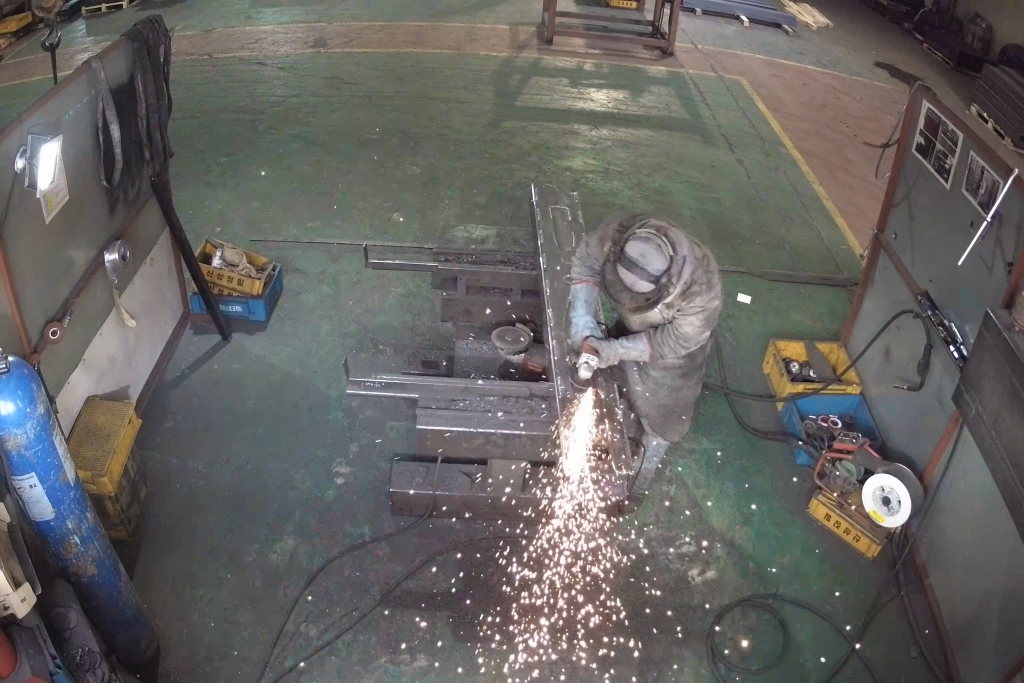
#> input picture YOLOv4-Darknet/test/cctv5-1-1.jpg, 3072 x 2048 px, given in place of predictions.jpg, which was not available (shown at 1/3 size)
$ jupyter execute --allow-errors YOLOv4-Darknet-Roboflow.ipynb   (shell and % lines are left out)   (text cells are left out)
#> lines starting #> are read from the running program, lines starting #| are printed output that depends on the picture
[cell 1]
# CUDA: Let's check that Nvidia CUDA drivers are already pre-installed and which version is it.
# We need to install the correct cuDNN according to this output

[cell 2]
# This cell ensures you have the correct architecture for your respective GPU
# If you command is not found, look through these GPUs, find the respective
# GPU and add them to the archTypes dictionary

# Tesla V100
# ARCH= -gencode arch=compute_70,code=[sm_70,compute_70]

# Tesla K80
# ARCH= -gencode arch=compute_37,code=sm_37

# GeForce RTX 2080 Ti, RTX 2080, RTX 2070, Quadro RTX 8000, Quadro RTX 6000, Quadro RTX 5000, Tesla T4, XNOR Tensor Cores
# ARCH= -gencode arch=compute_75,code=[sm_75,compute_75]

# Jetson XAVIER
# ARCH= -gencode arch=compute_72,code=[sm_72,compute_72]

# GTX 1080, GTX 1070, GTX 1060, GTX 1050, GTX 1030, Titan Xp, Tesla P40, Tesla P4
# ARCH= -gencode arch=compute_61,code=sm_61

# GP100/Tesla P100 - DGX-1
# ARCH= -gencode arch=compute_60,code=sm_60

# For Jetson TX1, Tegra X1, DRIVE CX, DRIVE PX - uncomment:
# ARCH= -gencode arch=compute_53,code=[sm_53,compute_53]

# For Jetson Tx2 or Drive-PX2 uncomment:
# ARCH= -gencode arch=compute_62,code=[sm_62,compute_62]
import os
os.environ['GPU_TYPE'] = str(os.popen('nvidia-smi --query-gpu=name --format=csv,noheader').read())

def getGPUArch(argument):
  try:
    argument = argument.strip()
    # All Colab GPUs
    archTypes = {
        "Tesla V100-SXM2-16GB": "-gencode arch=compute_70,code=[sm_70,compute_70]",
        "Tesla K80": "-gencode arch=compute_37,code=sm_37",
        "Tesla T4": "-gencode arch=compute_75,code=[sm_75,compute_75]",
        "Tesla P40": "-gencode arch=compute_61,code=sm_61",
        "Tesla P4": "-gencode arch=compute_61,code=sm_61",
        "Tesla P100-PCIE-16GB": "-gencode arch=compute_60,code=sm_60"

      }
    return archTypes[argument]
  except KeyError:
    return "GPU must be added to GPU Commands"
os.environ['ARCH_VALUE'] = getGPUArch(os.environ['GPU_TYPE'])

print("GPU Type: " + os.environ['GPU_TYPE'])
print("ARCH Value: " + os.environ['ARCH_VALUE'])

[cell 3]
%cd /content/

[cell 4]
#we clone the fork of darknet maintained by roboflow
#small changes have been made to configure darknet for training

[cell 5]
%cd /content/darknet/

#> (a cell that did not finish here is left out)

[cell 7]
#install environment from the Makefile
#note if you are on Colab Pro this works on a P100 GPU
#if you are on Colab free, you may need to change the Makefile for the K80 GPU
#this goes for any GPU, you need to change the Makefile to inform darknet which GPU you are running on.
#note the Makefile above should work for you, if you need to tweak, try the below
%cd /content/darknet/

[cell 8]
#download the newly released yolov4 ConvNet weights
%cd /content/darknet

[cell 9]
#if you already have YOLO darknet format, you can skip this step
%cd /content/darknet

[cell 10]
#Set up training file directories for custom dataset
%cd /content/darknet/
#copy image and labels


with open('data/obj.data', 'w') as out:
  out.write('classes = 3\n')
  out.write('train = data/train.txt\n')
  out.write('valid = data/valid.txt\n')
  out.write('names = data/obj.names\n')
  out.write('backup = backup/')

#write train file (just the image list)
import os

with open('data/train.txt', 'w') as out:
  for img in [f for f in os.listdir('train') if f.endswith('jpg')]:
    out.write('data/obj/' + img + '\n')

#write the valid file (just the image list)
import os

with open('data/valid.txt', 'w') as out:
  for img in [f for f in os.listdir('valid') if f.endswith('jpg')]:
    out.write('data/obj/' + img + '\n')

[cell 11]
#we build config dynamically based on number of classes
#we build iteratively from base config files. This is the same file shape as cfg/yolo-obj.cfg
def file_len(fname):
  with open(fname) as f:
    for i, l in enumerate(f):
      pass
  return i + 1

#> (the rest of this cell did not finish here and is left out)

[cell 12]
#here is the file that was just written.
#you may consider adjusting certain things

#like the number of subdivisions 64 runs faster but Colab GPU may not be big enough
#if Colab GPU memory is too small, you will need to adjust subdivisions to 16

[cell 13]
#If you get CUDA out of memory adjust subdivisions above!
#adjust max batches down for shorter training above

[cell 14]
#define utility function
def imShow(path):
#> called with path = '/content/darknet/predictions.jpg'
  import cv2
  import matplotlib.pyplot as plt
  %matplotlib inline

  image = cv2.imread(path)
#> image is the input picture: shape (2048, 3072, 3); mean B, G, R 97.7, 99.8, 101.5
  height, width = image.shape[:2]
#> height = 2048; width = 3072
  resized_image = cv2.resize(image,(3*width, 3*height), interpolation = cv2.INTER_CUBIC)

  fig = plt.gcf()
  fig.set_size_inches(18, 10)
  plt.axis("off")
  #plt.rcParams['figure.figsize'] = [10, 5]
  plt.imshow(cv2.cvtColor(resized_image, cv2.COLOR_BGR2RGB))
  plt.show()
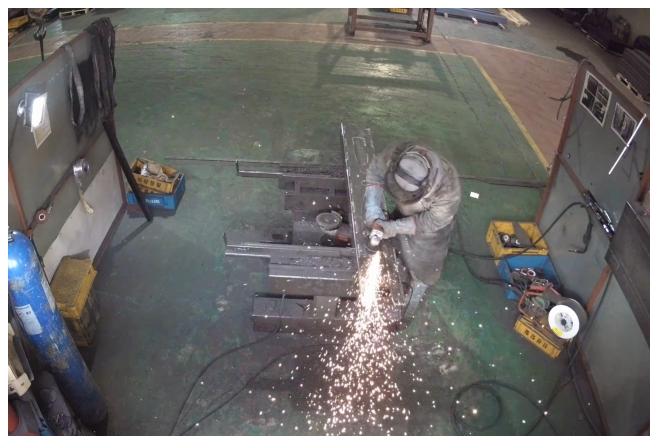
#> figure drawn by matplotlib, 1 panel

[cell 15]
#check if weigths have saved yet
#backup houses the last weights for our detector
#(file yolo-obj_last.weights will be saved to the build\darknet\x64\backup\ for each 100 iterations)
#(file yolo-obj_xxxx.weights will be saved to the build\darknet\x64\backup\ for each 1000 iterations)
#After training is complete - get result yolo-obj_final.weights from path build\darknet\x64\bac
#if it is empty you haven't trained for long enough yet, you need to train for at least 100 iterations

[cell 16]
#coco.names is hardcoded somewhere in the detector

[cell 17]
#/test has images that we can test our detector on
test_images = [f for f in os.listdir('test') if f.endswith('.jpg')]
import random
#> (the rest of this cell did not finish here and is left out)

[cell 18]
imShow('/content/darknet/predictions.jpg')

[cell 19]
imShow('/content/darknet/predictions.jpg')

[cell 20]
imShow('/content/darknet/predictions.jpg')

$ run again, on YOLOv4-Darknet/test/cctv5-1-4.jpg
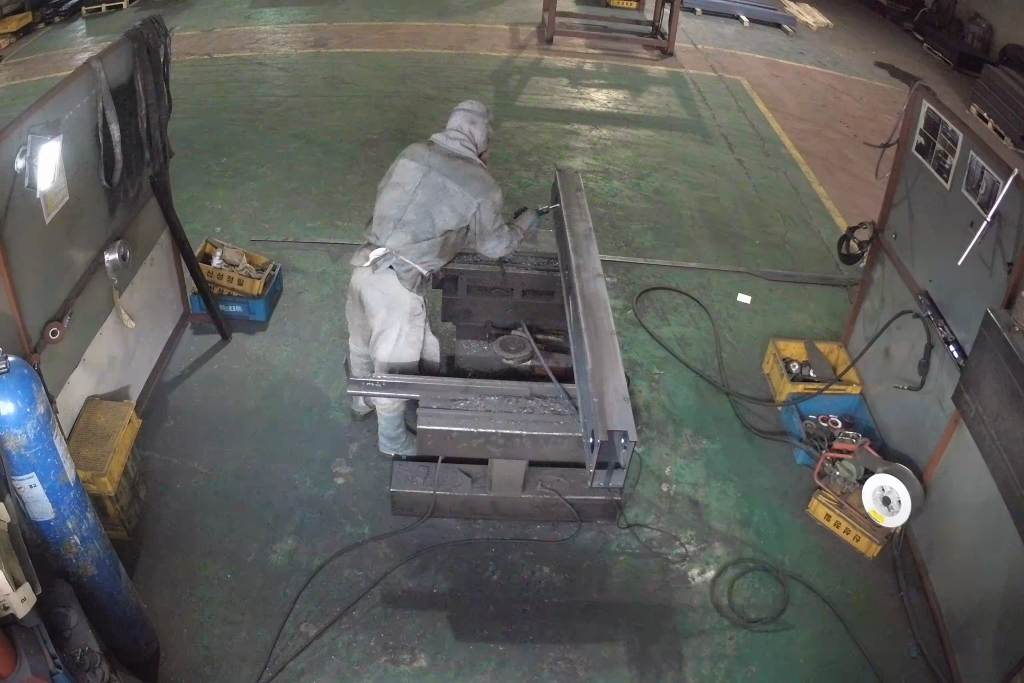
#> input picture YOLOv4-Darknet/test/cctv5-1-4.jpg, 3072 x 2048 px, given in place of predictions.jpg, which was not available (shown at 1/3 size)
#> in imShow, image is the input picture: shape (2048, 3072, 3); mean B, G, R 91.1, 94.3, 94.1
#> in imShow, `plt.show()`:
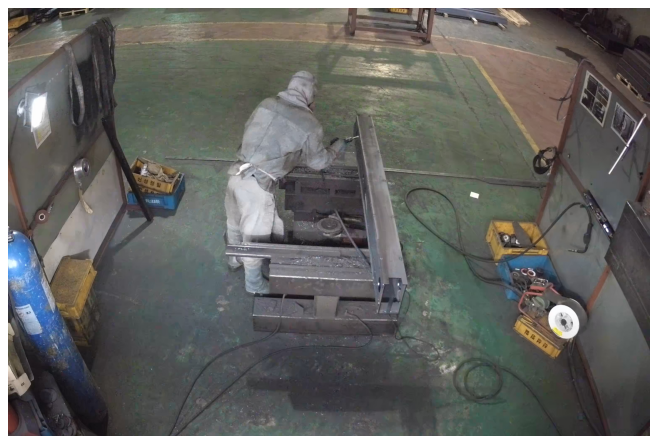
#> figure drawn by matplotlib, 1 panel

$ run again, on YOLOv4-Darknet/test/cctv5-1-5.jpg
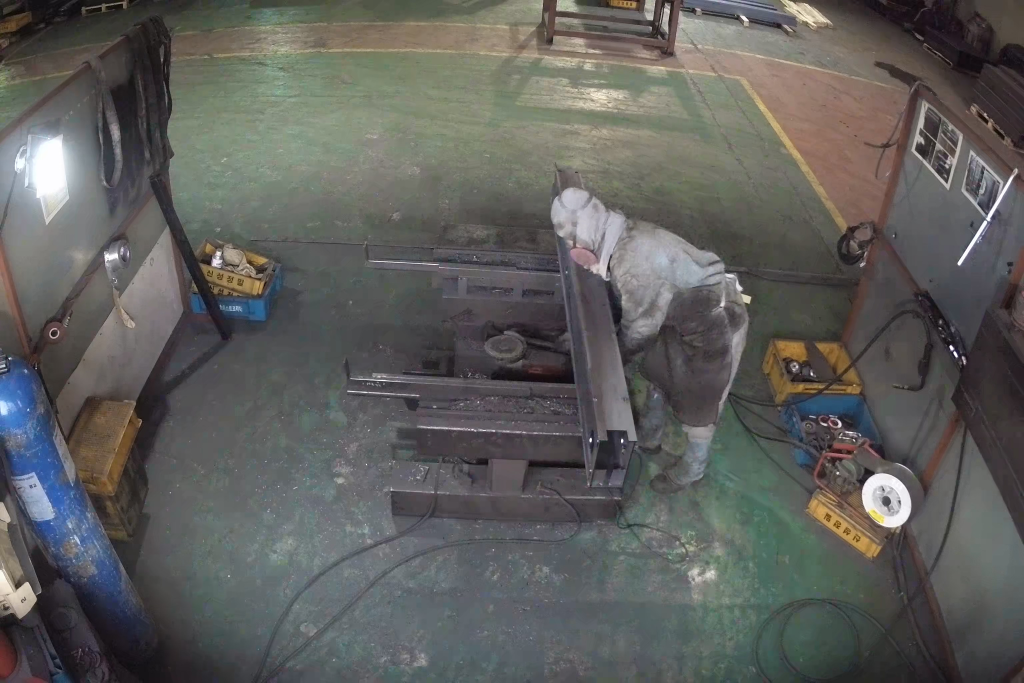
#> input picture YOLOv4-Darknet/test/cctv5-1-5.jpg, 3072 x 2048 px, given in place of predictions.jpg, which was not available (shown at 1/3 size)
#> in imShow, image is the input picture: shape (2048, 3072, 3); mean B, G, R 92.4, 94.9, 95
#> in imShow, `plt.show()`:
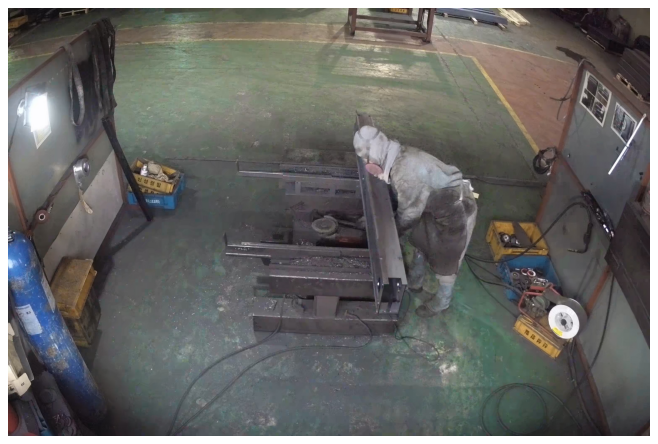
#> figure drawn by matplotlib, 1 panel

$ run again, on YOLOv4-Darknet/test/cctv5-1-6.jpg
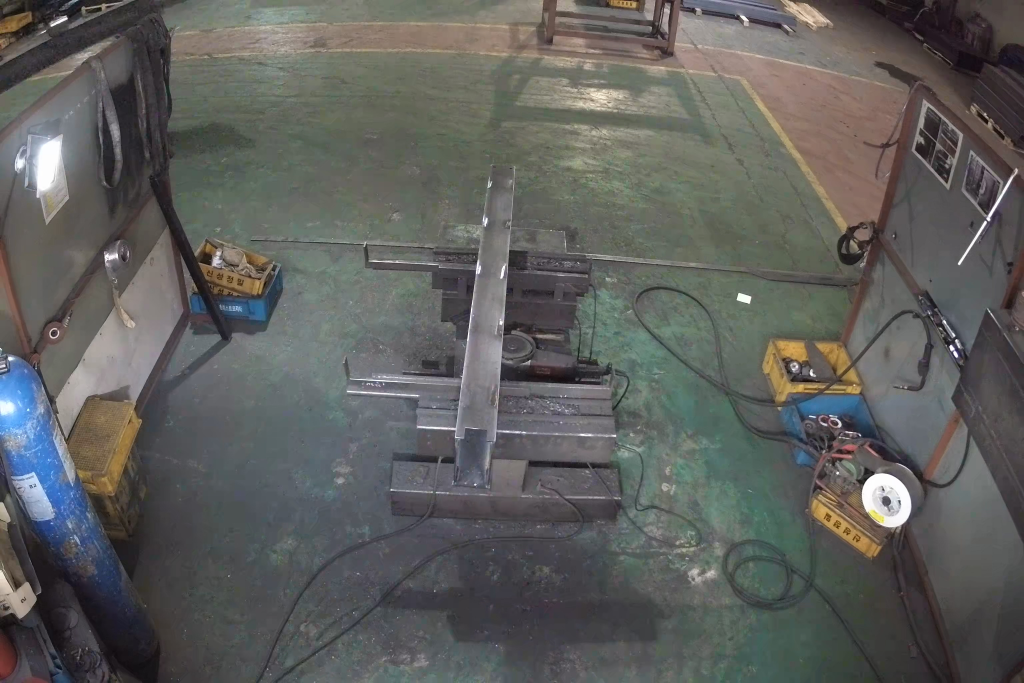
#> input picture YOLOv4-Darknet/test/cctv5-1-6.jpg, 3072 x 2048 px, given in place of predictions.jpg, which was not available (shown at 1/3 size)
#> in imShow, image is the input picture: shape (2048, 3072, 3); mean B, G, R 92.9, 95.4, 94.8
#> in imShow, `plt.show()`:
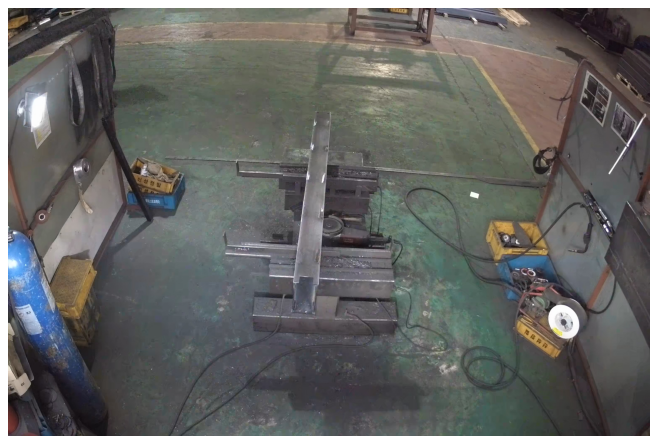
#> figure drawn by matplotlib, 1 panel
